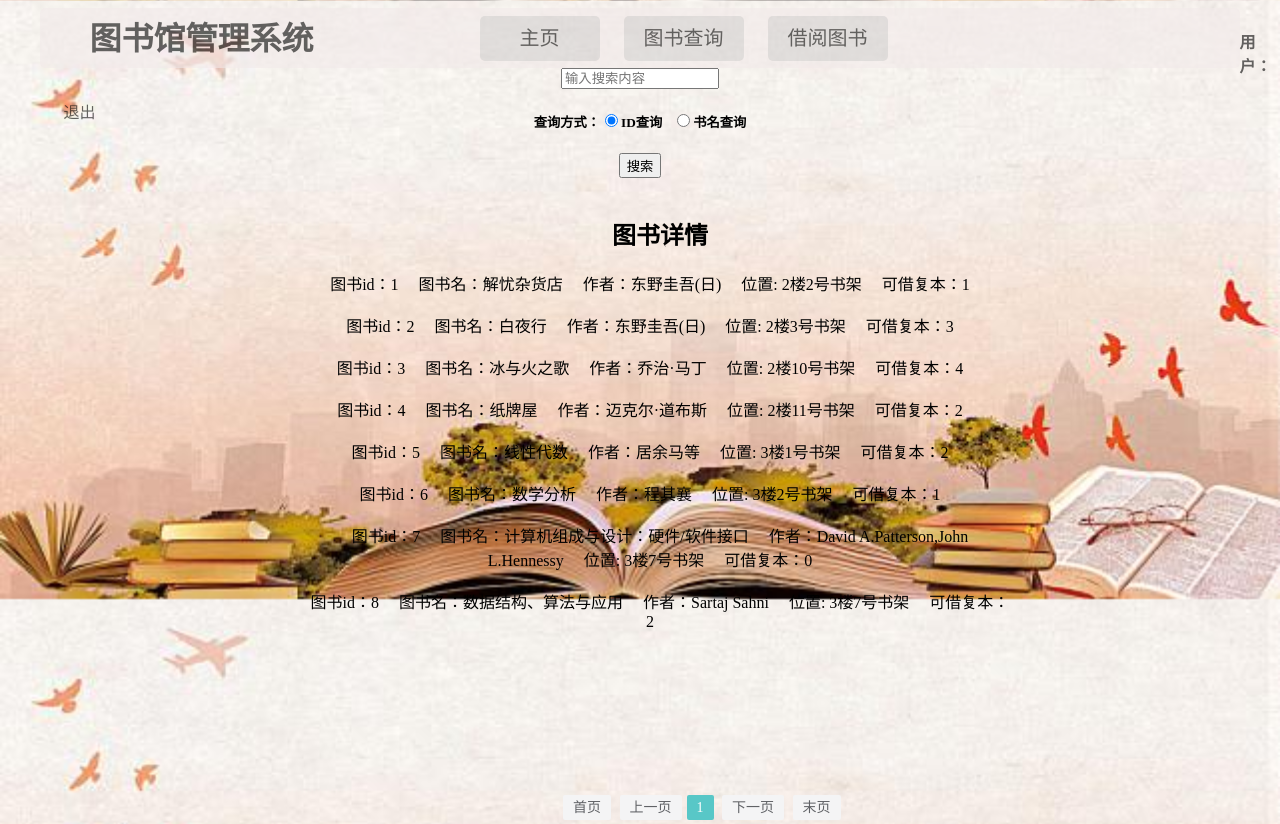
Screenshot of /mylibrary/frontview.php with the database file from the repository.
### tables this page shows
CREATE TABLE `book` (
  `bookid` int(20) NOT NULL,
  `bookname` varchar(128) NOT NULL,
  `author` varchar(64) NOT NULL,
  `press` varchar(64) NOT NULL,
  `position` varchar(128) NOT NULL,
  `sum_num` int(2) NOT NULL,
  `lo_num` int(2) NOT NULL,
  `catid` char(10) NOT NULL
);

### mylibrary/frontview.php (the view, shortened to what this page needs)
<?php
include_once('frontheader.php');
include_once("conn.php");
?>
<div style="width:100%;text-align:center">
<form action="frontview.php" method="get">
        <input type="text" id="input"  placeholder="输入搜索内容" name="keyword" style="width:150px">
        <h5 id="searchway">查询方式：<input type="radio" name="operation" value="0" checked>ID查询&nbsp&nbsp&nbsp<input type="radio" name="operation" value="1">书名查询</h3>
        <button type="submit" name="search">搜索</button>
</form><br>
</div>
<?php
if(isset($_GET['keyword'])){
	if(is_null($_GET['keyword'])){
		$query = "select * from book";
		$stmt = $dbh->query($query);
	}
    else if($_GET['operation']==0){
        $query = "select * from book where bookid=".$_GET['keyword'];
        $stmt= $dbh->query($query);
    }
    else{
        $query= "select * from book where bookname like '%".$_GET['keyword']."%'";
        $stmt=$dbh->query($query);
    }
}
else{
    $query = "select * from book";
    $stmt = $dbh->query($query);
}
?>
<div id="FanYe">
    <ul>
        <?php
            echo "<h2 style='text-align: center'>图书详情</h2>";
            foreach ($stmt as $row){
                echo "<li>";
                echo "图书id：{$row['bookid']}&nbsp&nbsp&nbsp&nbsp&nbsp";
                echo "图书名：{$row['bookname']}&nbsp&nbsp&nbsp&nbsp&nbsp";
                echo "作者：{$row['author']}&nbsp&nbsp&nbsp&nbsp&nbsp";
                echo "位置: {$row['position']}&nbsp&nbsp&nbsp&nbsp&nbsp";
                echo "可借复本：{$row['lo_num']}&nbsp&nbsp&nbsp&nbsp&nbsp";
                echo "</li><br>";
            }
        ?>
    </ul>
</div>
<?php
$string = <<<EOT
<div class="layui-box layui-laypage layui-laypage-molv" id="layui-laypage-1">
            <a href="javascript:" class="layui-laypage-first" data-page="0">首页</a>
            <a href="javascript:" class="layui-laypage-pre" data-page="2">上一页</a>
            <a href="javascript:" class="layui-laypage-next" data-page="2">下一页</a>
            <a href="javascript:" class="layui-laypage-last" data-page="2">末页</a>
</div>
EOT;
echo $string;
?>

### mylibrary/frontheader.php (shortened to what this page needs)
<!DOCTYPE html>
<html>
<head>
    <link href="style/style.css" rel="stylesheet" type="text/css">
</head>
<body>
<div id="header">
    <h1>图书馆管理系统</h1>
    <ul>
        <a href="frontadmin.php"><li>主页</li></a>
        <a href="frontview.php"><li>图书查询</li></a>
        <a href="borrowmanager.php"><li>借阅图书</li></a>
    </ul>
    <h4>
        <?php
            echo "用户：".$_SESSION['id']; ?>
    </h4>&nbsp&nbsp&nbsp&nbsp&nbsp
    <a href="index.php">退出</a>
</div>
</body>

### mylibrary/style/style.css (style rules this page uses)
body { background: url("background.jpg"); background-attachment:fixed; background-size: 100%; }
a { text-decoration: none; }
#header { margin: 0 auto; width: 95%; height: 60px; border-radius: 5px; background-color: #f2e9e9; opacity: 0.6; }
#header h1 { position: absolute; line-height: 20px; margin-left: 50px; }
#header ul { position: absolute; list-style: none; margin-left: 400px; margin-top: 8px; }
#header ul li { height: 45px; border-radius: 5px; margin-right: 20px; font-size: 20px; width: 120px; line-height: 45px; display: inline-block; text-align: center; background-color: #d3cfcf; }
#header h4 { display: inline-block; margin-left: 1200px; }
#header a { text-decoration: none; color: black; }
#layui-laypage-1 { font-size: 14px; margin-left: 550px; }
.layui-box a { padding: 5px 10px; text-decoration-line:none; background-color: #f4f4f5; margin-left: 5px; color: #606266; border-radius: 2px; }
#FanYe { margin: 0 auto; height: 600px; width: 80%; overflow: hidden; }
#FanYe ul { margin: 0 auto; width: 70%; }
#FanYe ul li { list-style: none; text-align: center; }

### rows the page displays
book: bookid "1", bookname "解忧杂货店", author "东野圭吾(日)", position "2楼2号书架", lo_num "1"
book: bookid "2", bookname "白夜行", author "东野圭吾(日)", position "2楼3号书架", lo_num "3"
book: bookid "3", bookname "冰与火之歌", author "乔治·马丁", position "2楼10号书架", lo_num "4"
book: bookid "4", bookname "纸牌屋", author "迈克尔·道布斯", position "2楼11号书架", lo_num "2"
book: bookid "5", bookname "线性代数", author "居余马等", position "3楼1号书架", lo_num "2"
book: bookid "6", bookname "数学分析", author "程其襄", position "3楼2号书架", lo_num "1"
book: bookid "7", bookname "计算机组成与设计：硬件/软件接口", author "David A.Patterson,John L.Hennessy", position "3楼7号书架", lo_num "0"
book: bookid "8", bookname "数据结构、算法与应用", author "Sartaj Sahni", position "3楼7号书架", lo_num "2"
